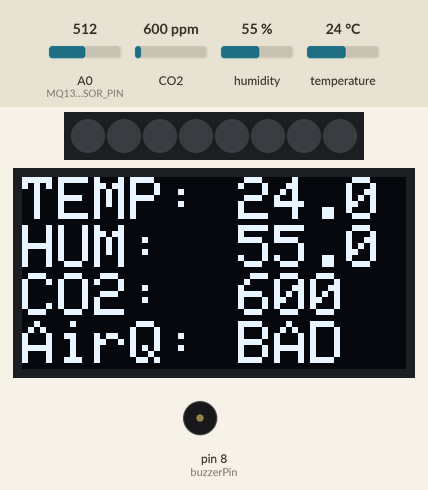
Bench run of a sketch on a simulated Arduino Uno, built with avr-gcc and run on an emulated ATmega328P. On the bench: 8 RGB LEDs in strip order, left to right, 128×64 one-colour display, buzzer (waves = sounding). The inputs (shaded band) are chosen by the test bench; at power-on: A0 (MQ135_SENSOR_PIN) = 512, CO2 600 ppm, humidity 55 %, temperature 24 °C. Dim RGB values are drawn brighter than linear; what the sketch prints to the serial monitor is not drawn.

Above: at 1.2 s.
1.3 s: A0 (MQ135_SENSOR_PIN) set to 110
4.1 s: A0 (MQ135_SENSOR_PIN) set to 93
At 6.1 s:
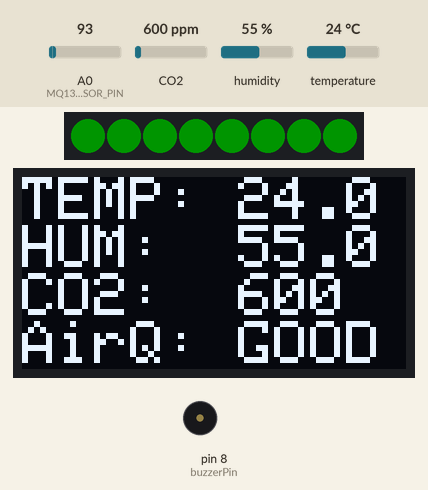
6.8 s: CO2 set to 953 ppm
At 7.6 s:
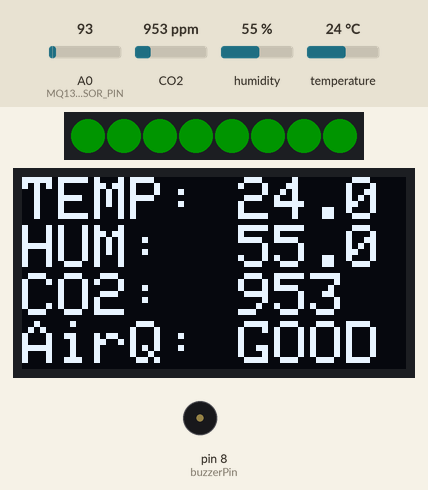
9.5 s: CO2 set to 1027 ppm
At 13.2 s:
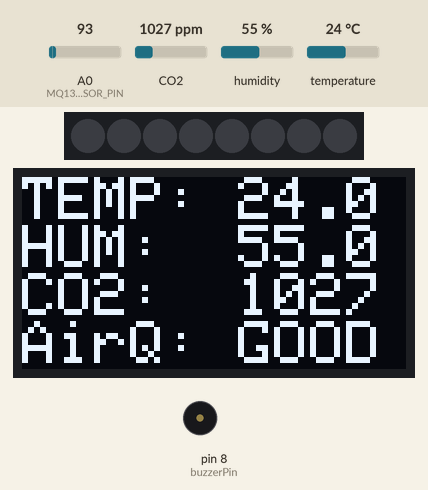
16.4 s: A0 (MQ135_SENSOR_PIN) set to 306
At 20.0 s:
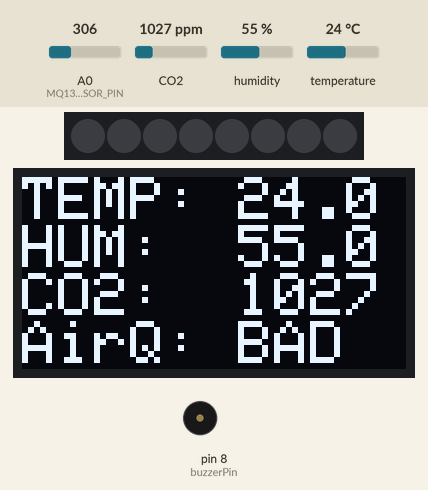
23.3 s: humidity set to 22 %
At 24.3 s:
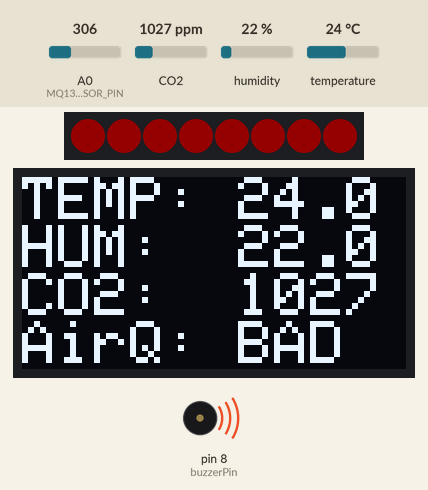
Timing chart, 0 to 27.0 s (numbered marks = the images above; inputs shaded):
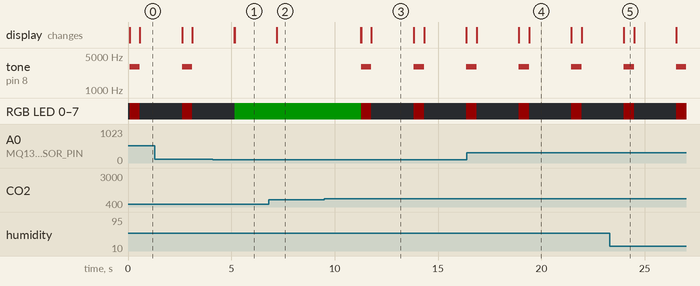

Measured:
- the behaviour switches between 101 and 100 on A0 (MQ135_SENSOR_PIN) (found by bisection; images 0 and 1)
- the behaviour switches between 999 and 1000 ppm on CO2 (found by bisection; images 2 and 3)
- after the input at 4.1 s, tone on pin 8 (buzzerPin): stays silent (without the input it goes to 3000 Hz after 1.1 s); the display: first changes after 1.0 s (image 1 shows a later state)
- after the input at 6.8 s, the display: changes after 0.39 s (image 2)
- after the input at 9.5 s, tone on pin 8 (buzzerPin): alternates 3000 Hz for 0.50 s and silent for 2.0 s, starting after 1.8 s; RGB LED 0–7: alternates RGB(20, 0, 0) for 0.50 s and off for 2.0 s, starting after 1.8 s; the display: first changes after 1.8 s (image 3 shows a later state)
- after the input at 16.4 s, the display: first differs from a run without the input after 2.5 s (image 4)
- after the input at 23.3 s, the display: first changes after 0.68 s (image 5 shows a later state)

The sketch:

SHEM_buzzer_20231129002212.ino
```cpp
#include <Wire.h>  // Include Wire library for I2C communication
#include <SparkFun_SCD30_Arduino_Library.h>  // Include library for SCD30 CO2 sensor
#include <Adafruit_NeoPixel.h>  // Include library for controlling NeoPixels
#include <Adafruit_GFX.h>  // Include Adafruit Graphics library for graphical functions
#include <Adafruit_SSD1306.h>  // Include library for OLED display
#include <MQ135.h>

#define NEOPIXEL_PIN 6  // Define the pin for NeoPixels
#define NUMPIXELS    8  // Number of pixels in the NeoPixel strip
#define OLED_RESET   -1 // OLED reset pin (set to -1 if not used)

Adafruit_NeoPixel pixels(NUMPIXELS, NEOPIXEL_PIN, NEO_GRB + NEO_KHZ800); // Initialize NeoPixel strip
Adafruit_SSD1306 display(128, 64, &Wire, OLED_RESET); // Initialize OLED display

SCD30 airSensor; // Create an instance of the SCD30 sensor
const int MQ135_SENSOR_PIN = A0; // Connect the analog output pin of MQ-135 to Arduino's A0 pin
MQ135 gasSensor = MQ135(MQ135_SENSOR_PIN);
int buzzerPin = 8; // Pin for the buzzer

void setup() {
  Wire.begin();  // Start the I2C communication
  Serial.begin(9600);  // Begin serial communication at 9600 baud rate
  pixels.begin();  // Initialize NeoPixel strip
  pinMode(buzzerPin, OUTPUT); // Set buzzer pin as an output
  pixels.setBrightness(20);

  // Initialize OLED display
  display.begin(SSD1306_SWITCHCAPVCC, 0x3C);
  display.clearDisplay();
  display.setTextSize(2);  // Set text size for the OLED display
  display.setTextColor(WHITE);

  // Check if SCD30 sensor is connected
  if (!airSensor.begin()) {
    Serial.println("SCD30 not detected, please check the wiring!");
    display.println("SCD30 not detected!");
    display.display();
    while (1); // Stop execution if the sensor is not detected
  }
}

void loop() {
  // Check if there's data available from the SCD30 sensor
  if (airSensor.dataAvailable()) {
    int co2 = airSensor.getCO2(); // Get CO2 reading
    float temperature = airSensor.getTemperature(); // Get temperature reading
    float humidity = airSensor.getHumidity(); // Get humidity reading
    int sensorValue = analogRead(MQ135_SENSOR_PIN);
    float ppm = gasSensor.getPPM();
    String airQualityStatus = sensorValue > 100 ? "BAD" : "GOOD"; // Determine air quality

    // Update OLED display with sensor readings
    display.clearDisplay();
    display.setCursor(0,0);
    display.print("TEMP: ");
    display.print(temperature, 1);
    display.setCursor(0, 16);
    display.print("HUM:  ");
    display.print(humidity, 1);
    display.setCursor(0, 32);
    display.print("CO2:  ");
    display.print(co2);
    display.setCursor(0, 48);
    display.print("AirQ: ");
    display.println(airQualityStatus);
    display.display();

    // Print readings to serial monitor
    Serial.print("CO2(ppm): ");
    Serial.print(co2);
    Serial.print(" Temperature(C): ");
    Serial.print(temperature, 1);
    Serial.print(" Humidity(%): ");
    Serial.println(humidity, 1);
    Serial.print("Air Quality : ");
    Serial.println(sensorValue);

    // Change NeoPixel color and activate buzzer based on CO2 level or Air Quality
    if (co2 >= 1000 || sensorValue > 100) {
        blinkRed(); // Activate red LEDs
        tone(buzzerPin, 3000); // Activate buzzer
        delay(500);            // Continue for 500 milliseconds
        clearPixels();         // Clear LEDs
        noTone(buzzerPin);     // Deactivate buzzer
    } else {
        setGreen(); // Set LEDs to green
        noTone(buzzerPin); // Ensure the buzzer is off
    }
  }
  delay(2000); // Delay between readings
}

// Function to blink NeoPixels red
void blinkRed() {
  for (int i = 0; i < NUMPIXELS; i++) {
    pixels.setPixelColor(i, pixels.Color(255, 0, 0));
  }
  pixels.show();
}

// Function to clear NeoPixels
void clearPixels() {
  pixels.clear();
  pixels.show();
}

// Function to set NeoPixels to green
void setGreen() {
  for (int i = 0; i < NUMPIXELS; i++) {
    pixels.setPixelColor(i, pixels.Color(0, 255, 0));
  }
  pixels.show();
}
```
